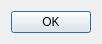
<?xml version="1.0" encoding="UTF-8"?>
<ui version="4.0">
 <class>TargetConfigDialog</class>
 <widget class="QDialog" name="TargetConfigDialog">
  <property name="geometry">
   <rect>
    <x>0</x>
    <y>0</y>
    <width>96</width>
    <height>46</height>
   </rect>
  </property>
  <property name="sizePolicy">
   <sizepolicy hsizetype="Expanding" vsizetype="Expanding">
    <horstretch>0</horstretch>
    <verstretch>0</verstretch>
   </sizepolicy>
  </property>
  <property name="windowTitle">
   <string>Target platform</string>
  </property>
  <property name="windowIcon">
   <iconset theme="preferences-system">
    <normaloff>.</normaloff>.</iconset>
  </property>
  <property name="windowOpacity">
   <double>1.000000000000000</double>
  </property>
  <property name="sizeGripEnabled">
   <bool>false</bool>
  </property>
  <property name="modal">
   <bool>false</bool>
  </property>
  <layout class="QVBoxLayout" name="verticalLayout">
   <property name="sizeConstraint">
    <enum>QLayout::SetFixedSize</enum>
   </property>
   <item>
    <widget class="QDialogButtonBox" name="buttonBox">
     <property name="sizePolicy">
      <sizepolicy hsizetype="Minimum" vsizetype="Minimum">
       <horstretch>0</horstretch>
       <verstretch>0</verstretch>
      </sizepolicy>
     </property>
     <property name="orientation">
      <enum>Qt::Horizontal</enum>
     </property>
     <property name="standardButtons">
      <set>QDialogButtonBox::Ok</set>
     </property>
    </widget>
   </item>
  </layout>
 </widget>
 <resources/>
 <connections>
  <connection>
   <sender>buttonBox</sender>
   <signal>accepted()</signal>
   <receiver>TargetConfigDialog</receiver>
   <slot>accept()</slot>
   <hints>
    <hint type="sourcelabel">
     <x>248</x>
     <y>254</y>
    </hint>
    <hint type="destinationlabel">
     <x>157</x>
     <y>274</y>
    </hint>
   </hints>
  </connection>
  <connection>
   <sender>buttonBox</sender>
   <signal>rejected()</signal>
   <receiver>TargetConfigDialog</receiver>
   <slot>reject()</slot>
   <hints>
    <hint type="sourcelabel">
     <x>316</x>
     <y>260</y>
    </hint>
    <hint type="destinationlabel">
     <x>286</x>
     <y>274</y>
    </hint>
   </hints>
  </connection>
 </connections>
</ui>
